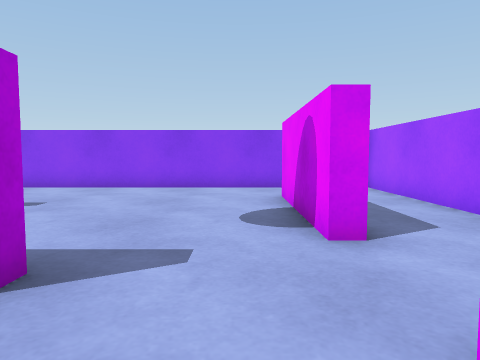
view 1 (above)

16 first-person views from a walk through a scene from a Unity 3-D project. The camera is 0.55 m above the floor, tilts 4° down and sees 70° across. The floor is counted in squares, 0.5 m on a side. Each view is taken from the middle of a square. On the plan, view 1 faces up. The plan holds only what a view shows up to about 13 squares ahead; the rest is blank.

view 2
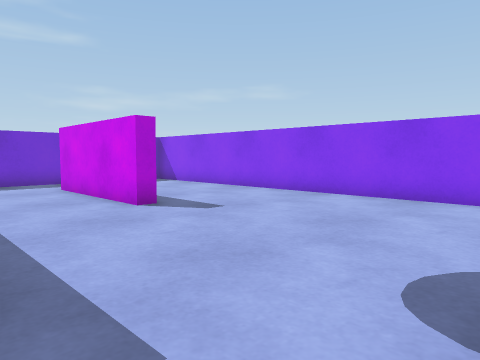

view 3
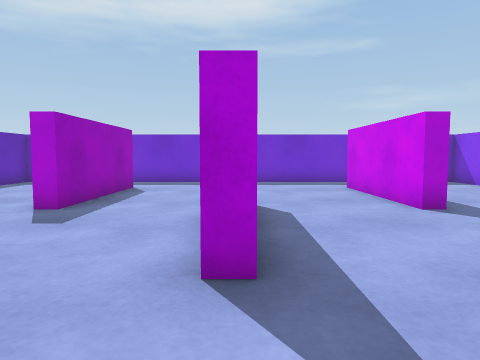

view 4
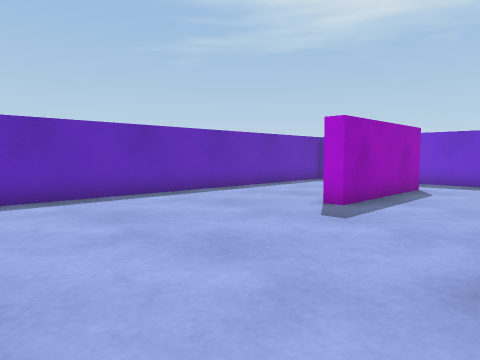

view 5
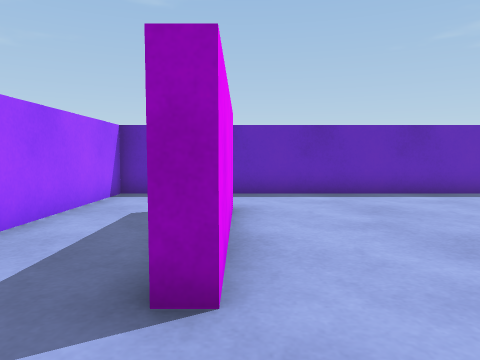

view 6
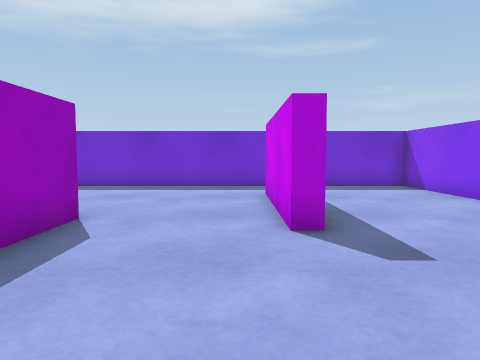

view 7
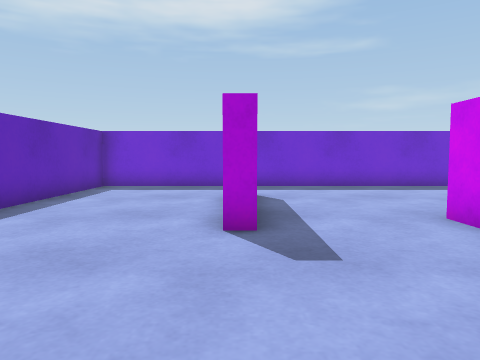

view 8
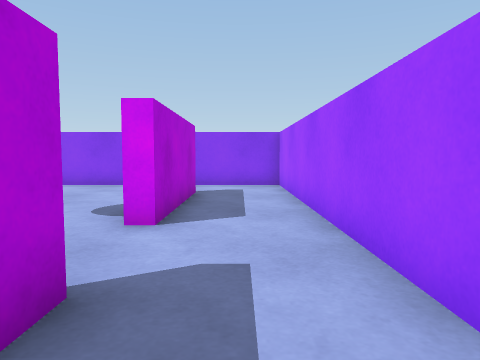

view 9
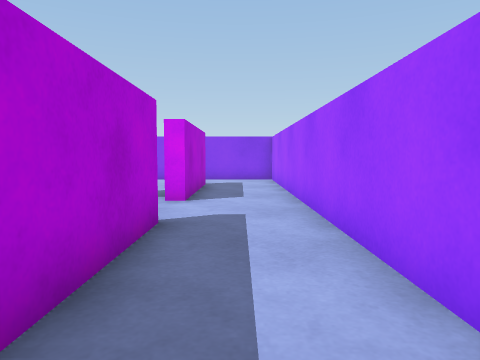

view 10
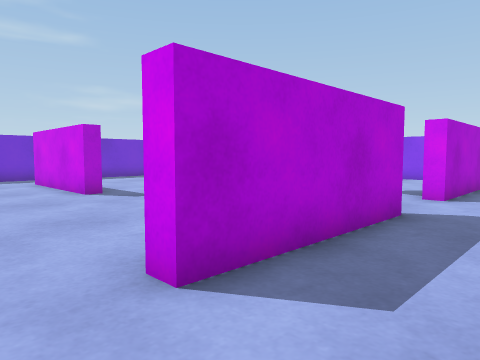

view 11
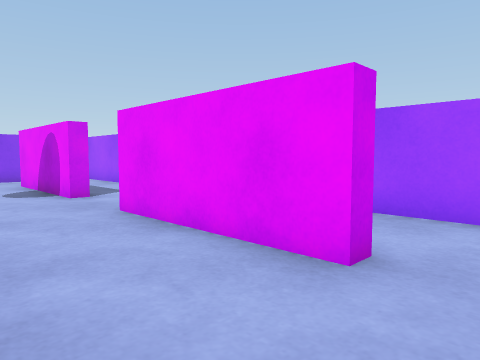

view 12
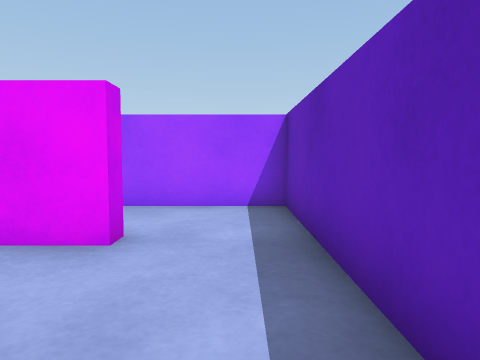

view 13
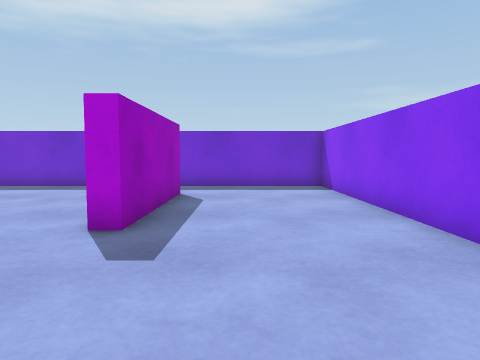

view 14
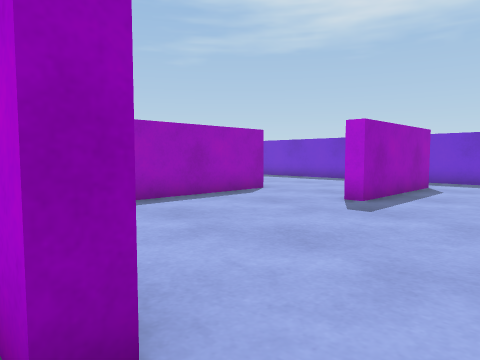

view 15
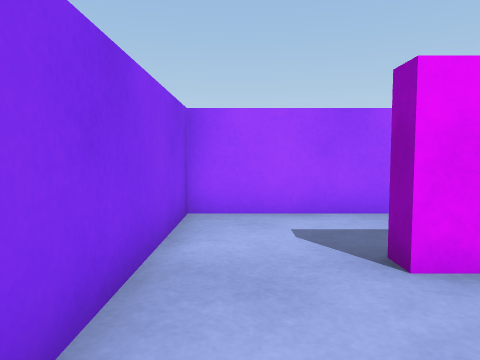

view 16
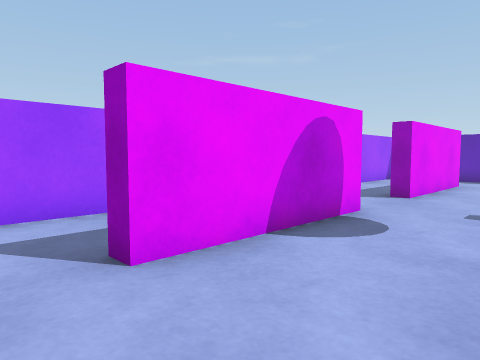

### Floor plan
Points are (right, up) in squares from view 1. A wall is a line through its corners. A room is listed if a view was taken in it or the views show most of it. See-through windows are left out.
Room 1 (views 1, 2, 3, 4, 5, 6, 7, 8, 9, 10, 11, 12, 13, 14, 15, 16)
walls: (-6.1, 2.7) (-7, 2.7); (-7, 3.2) (-2, 3.2) (-2, 2.6); (1.2, 4.4) (1.2, 9.4) (1.7, 9.4) (1.7, 4.4) (1.2, 4.4); (1.2, 1.6) (1.7, 1.6) (1.7, -3.4) (1.2, -3.4) (1.2, 1.6); (-11.1, 7.3) (-6, 7.3) (-6, 6.8) (-11, 6.8); (-11.1, -0.7) (-6, -0.7) (-6, -1.2) (-10.8, -1.2); (-13.5, 12) (-13.5, -6) (4.5, -6) (4.5, 12) (-13.5, 12)

Where each view was taken, in squares from view 1:
view 1: 0 up, 0 right, facing up
view 2: 3 up, 1 right, facing up-left
view 3: 3 up, 1 right, facing left
view 4: 3 up, 1 right, facing down-left
view 5: 4 up, 1 right, facing down
view 6: 6 up, 1 left, facing left
view 7: 1 down, 1 left, facing left
view 8: 1 down, 3 right, facing up
view 9: 4 down, 3 right, facing up
view 10: 5 down, 4 right, facing up-left
view 11: 5 down, 2 left, facing up-right
view 12: 5 down, 3 left, facing right
view 13: 9 up, 1 left, facing left
view 14: 11 up, 2 right, facing down-left
view 15: 11 up, 2 left, facing right
view 16: 11 up, 2 left, facing down-right
